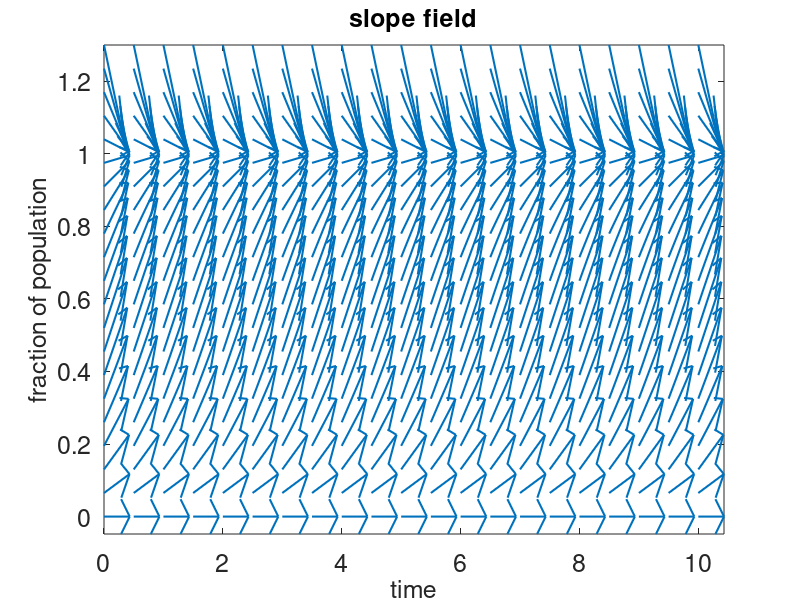
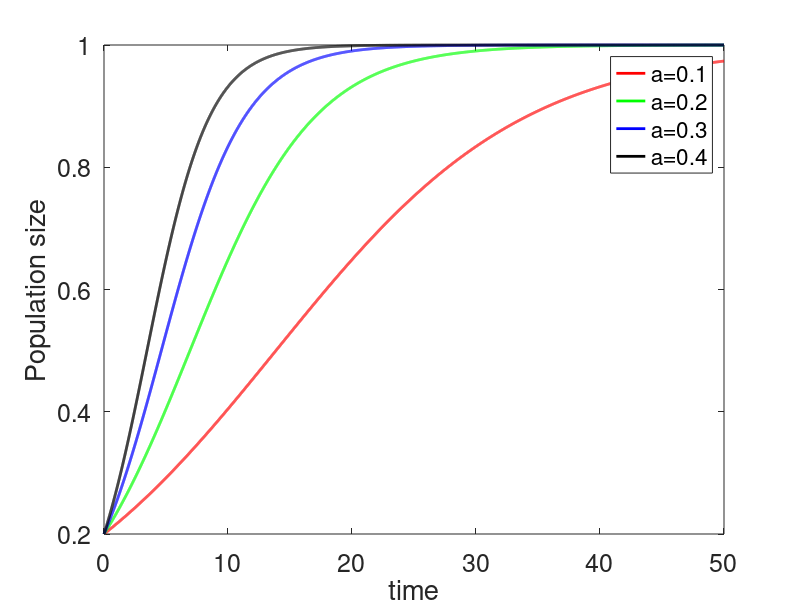
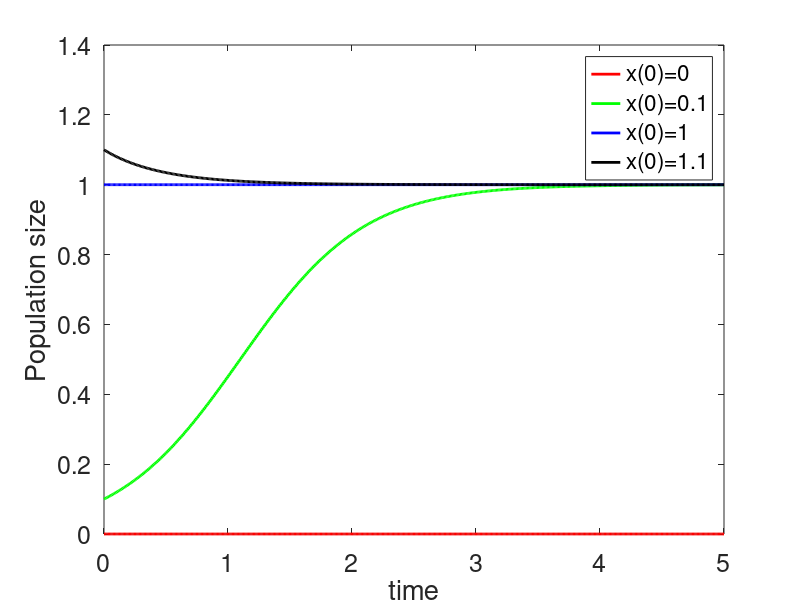
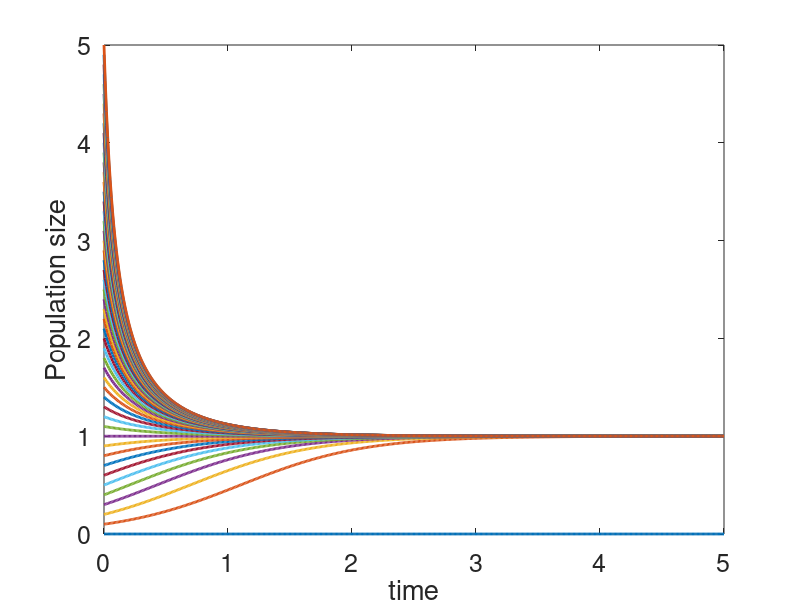

These figures' MATLAB source, in order:
%EV COM3001
clear; % clears the variables 
close all;
clc;

%slope field
N=20; % number of samples
tmin=0; 
tmax=10;  
xmin=0; 
xmax=1.3;
fs=18;

a=2;
[t,x]=meshgrid(tmin:(tmax-tmin)/N:tmax,xmin:(xmax-xmin)/N:xmax); 
dx=a*x.*(1-x); 
dt=ones(size(x));
L=sqrt(dt.^2 + dx.^2); 
L=L+1e-10; % just in case L==0 
dx=dx./L; % normalizeation
dt=dt./L;  
h=quiver(t,x,dt,dx); 
set(h,'linewidth',1.5);
axis tight
set(gca,'fontsize',fs);
xlabel('time','fontsize',fs);
ylabel('fraction of population','fontsize',fs);
title('slope field','fontsize',fs)



%-------------------------------------------------------
%analytical solution - different alpha

t=0:0.01:50;

figure

a=[0.1 0.2 0.3 0.4 ];
colour=['r','g','b','k'];

la=length(a);

% k: depends on the intitial value x0 
% for this equation
% k=x0

x0=0.2;

k=x0;

for i=1:la 
    y=k*exp(a(i)*t) ./ (1-k+k*exp(a(i)*t)); %analytical solution
    h=plot(t,y,'LineWidth',2,'Color',colour(i));
    hold on
end

xlabel('time','fontsize',fs);
ylabel('Population size','fontsize',fs);
set(gca,'fontsize',fs);
legend('a=0.1','a=0.2','a=0.3','a=0.4','Location','best')


%analytical solution - different x0

tmin=0;
tmax=5;

dt=0.01;

a=2;

t1=tmin:dt:tmax;
xinit=[0 0.1 1 1.1];
lx=length(xinit);

colour=['r','g','b','k'];

figure;


for i=1:lx %analytical solution
    xsol=xinit(i)*exp(a*t1)./(1-xinit(i)+xinit(i)*exp(a*t1));
    plot(t1,xsol,'LineWidth',2,'Color',colour(i))
    hold on
end

xlabel('time','fontsize',fs);
ylabel('Population size','fontsize',fs);
set(gca,'fontsize',fs);
legend('x(0)=0','x(0)=0.1','x(0)=1','x(0)=1.1','Location','best')




%-------------------------------------------------------
%Stability analysis

tmin=0;
tmax=5;

dt=0.01;

a=2;

t1=tmin:dt:tmax;
xinit=[0:0.1:5];
lx=length(xinit);


figure;


for i=1:lx %analytical solution
    xsol=xinit(i)*exp(a*t1)./(1-xinit(i)+xinit(i)*exp(a*t1));
    plot(t1,xsol,'LineWidth',2)
    hold on
end

xlabel('time','fontsize',fs);
ylabel('Population size','fontsize',fs);
set(gca,'fontsize',fs);


